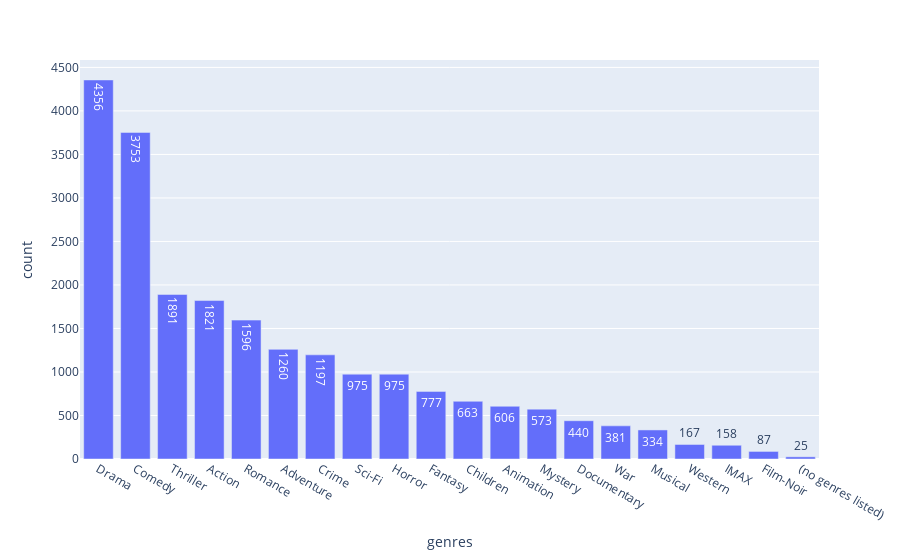

The notebook cell this image was saved under:
### Code cell
all_genres = df_movies["genres"].str.split(", ").explode()
all_genres = all_genres.value_counts(dropna=False).to_frame()
all_genres.reset_index(inplace=True)
all_genres.columns = ['genres', 'count']
fig = px.bar(all_genres, x='genres', y='count', text_auto=True)
fig.show()

### Figure 1 — Plotly figure (JSON) as saved in the notebook; plotly's stock layout.template omitted (floating-point values rounded to 4 significant figures)
{"data": [{"alignmentgroup": "True", "hovertemplate": "genres=%{x}<br>count=%{y}<extra></extra>", "legendgroup": "", "marker": {"color": "#636efa", "pattern": {"shape": ""}}, "name": "", "offsetgroup": "", "orientation": "v", "showlegend": false, "textposition": "auto", "texttemplate": "%{y}", "type": "bar", "x": ["Drama", "Comedy", "Thriller", "Action", "Romance", "Adventure", "Crime", "Sci-Fi", "Horror", "Fantasy", "Children", "Animation", "Mystery", "Documentary", "War", "Musical", "Western", "IMAX", "Film-Noir", "(no genres listed)"], "xaxis": "x", "y": [4356, 3753, 1891, 1821, 1596, 1260, 1197, 975, 975, 777, 663, 606, 573, 440, 381, 334, 167, 158, 87, 25], "yaxis": "y"}], "layout": {"barmode": "relative", "legend": {"tracegroupgap": 0}, "margin": {"t": 60}, "xaxis": {"anchor": "y", "domain": [0, 1], "title": {"text": "genres"}}, "yaxis": {"anchor": "x", "domain": [0, 1], "title": {"text": "count"}}}}
